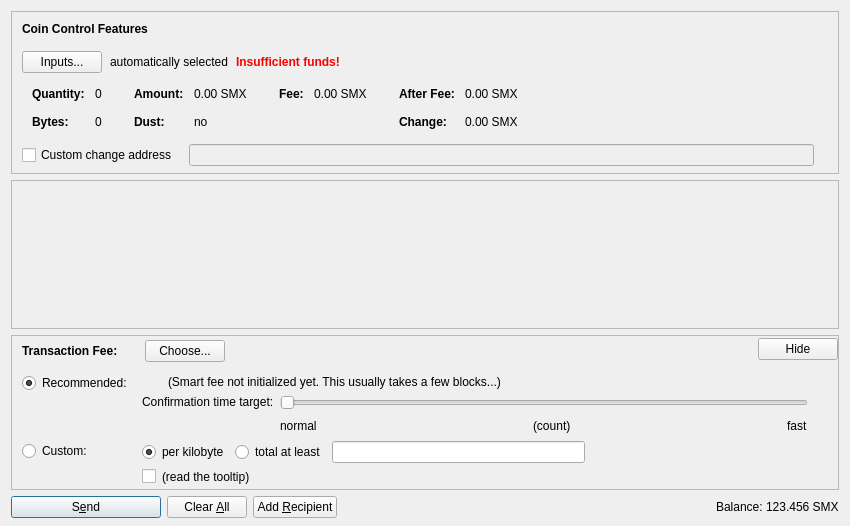
<?xml version="1.0" encoding="UTF-8"?>
<ui version="4.0">
 <class>SendCoinsDialog</class>
 <widget class="QDialog" name="SendCoinsDialog">
  <property name="geometry">
   <rect>
    <x>0</x>
    <y>0</y>
    <width>850</width>
    <height>526</height>
   </rect>
  </property>
  <property name="windowTitle">
   <string>Send Coins</string>
  </property>
  <layout class="QVBoxLayout" name="verticalLayout" stretch="0,1,0,0">
   <property name="bottomMargin">
    <number>8</number>
   </property>
   <item>
    <widget class="QFrame" name="frameCoinControl">
     <property name="sizePolicy">
      <sizepolicy hsizetype="Expanding" vsizetype="Expanding">
       <horstretch>0</horstretch>
       <verstretch>0</verstretch>
      </sizepolicy>
     </property>
     <property name="maximumSize">
      <size>
       <width>16777215</width>
       <height>16777215</height>
      </size>
     </property>
     <property name="frameShape">
      <enum>QFrame::StyledPanel</enum>
     </property>
     <property name="frameShadow">
      <enum>QFrame::Sunken</enum>
     </property>
     <layout class="QVBoxLayout" name="verticalLayoutCoinControl2">
      <property name="spacing">
       <number>0</number>
      </property>
      <property name="leftMargin">
       <number>0</number>
      </property>
      <property name="topMargin">
       <number>0</number>
      </property>
      <property name="rightMargin">
       <number>0</number>
      </property>
      <property name="bottomMargin">
       <number>6</number>
      </property>
      <item>
       <layout class="QVBoxLayout" name="verticalLayoutCoinControl" stretch="0,0,0,0,1">
        <property name="spacing">
         <number>0</number>
        </property>
        <property name="leftMargin">
         <number>10</number>
        </property>
        <property name="topMargin">
         <number>10</number>
        </property>
        <item>
         <layout class="QHBoxLayout" name="horizontalLayoutCoinControl1">
          <property name="bottomMargin">
           <number>15</number>
          </property>
          <item>
           <widget class="QLabel" name="labelCoinControlFeatures">
            <property name="sizePolicy">
             <sizepolicy hsizetype="Preferred" vsizetype="Maximum">
              <horstretch>0</horstretch>
              <verstretch>0</verstretch>
             </sizepolicy>
            </property>
            <property name="font">
             <font>
              <weight>75</weight>
              <bold>true</bold>
             </font>
            </property>
            <property name="styleSheet">
             <string notr="true">font-weight:bold;</string>
            </property>
            <property name="text">
             <string>Coin Control Features</string>
            </property>
           </widget>
          </item>
         </layout>
        </item>
        <item>
         <layout class="QHBoxLayout" name="horizontalLayoutCoinControl2" stretch="0,0,0,0">
          <property name="spacing">
           <number>8</number>
          </property>
          <property name="bottomMargin">
           <number>10</number>
          </property>
          <item>
           <widget class="QPushButton" name="pushButtonCoinControl">
            <property name="styleSheet">
             <string notr="true"/>
            </property>
            <property name="text">
             <string>Inputs...</string>
            </property>
            <property name="autoDefault">
             <bool>false</bool>
            </property>
           </widget>
          </item>
          <item>
           <widget class="QLabel" name="labelCoinControlAutomaticallySelected">
            <property name="text">
             <string>automatically selected</string>
            </property>
            <property name="margin">
             <number>5</number>
            </property>
           </widget>
          </item>
          <item>
           <widget class="QLabel" name="labelCoinControlInsuffFunds">
            <property name="font">
             <font>
              <weight>75</weight>
              <bold>true</bold>
             </font>
            </property>
            <property name="styleSheet">
             <string notr="true">color:red;font-weight:bold;</string>
            </property>
            <property name="text">
             <string>Insufficient funds!</string>
            </property>
            <property name="margin">
             <number>5</number>
            </property>
           </widget>
          </item>
          <item>
           <spacer name="horizontalSpacerCoinControl">
            <property name="orientation">
             <enum>Qt::Horizontal</enum>
            </property>
            <property name="sizeHint" stdset="0">
             <size>
              <width>40</width>
              <height>1</height>
             </size>
            </property>
           </spacer>
          </item>
         </layout>
        </item>
        <item>
         <widget class="QWidget" name="widgetCoinControl" native="true">
          <property name="sizePolicy">
           <sizepolicy hsizetype="Preferred" vsizetype="Preferred">
            <horstretch>0</horstretch>
            <verstretch>0</verstretch>
           </sizepolicy>
          </property>
          <property name="minimumSize">
           <size>
            <width>0</width>
            <height>0</height>
           </size>
          </property>
          <property name="styleSheet">
           <string notr="true"/>
          </property>
          <layout class="QHBoxLayout" name="horizontalLayoutCoinControl5">
           <property name="leftMargin">
            <number>0</number>
           </property>
           <property name="topMargin">
            <number>0</number>
           </property>
           <property name="rightMargin">
            <number>0</number>
           </property>
           <property name="bottomMargin">
            <number>0</number>
           </property>
           <item>
            <layout class="QHBoxLayout" name="horizontalLayoutCoinControl3" stretch="0,0,0,1">
             <property name="spacing">
              <number>20</number>
             </property>
             <property name="topMargin">
              <number>0</number>
             </property>
             <property name="bottomMargin">
              <number>10</number>
             </property>
             <item>
              <layout class="QFormLayout" name="formLayoutCoinControl1">
               <property name="horizontalSpacing">
                <number>10</number>
               </property>
               <property name="verticalSpacing">
                <number>14</number>
               </property>
               <property name="leftMargin">
                <number>10</number>
               </property>
               <property name="topMargin">
                <number>4</number>
               </property>
               <property name="rightMargin">
                <number>6</number>
               </property>
               <item row="0" column="0">
                <widget class="QLabel" name="labelCoinControlQuantityText">
                 <property name="font">
                  <font>
                   <weight>75</weight>
                   <bold>true</bold>
                  </font>
                 </property>
                 <property name="text">
                  <string>Quantity:</string>
                 </property>
                 <property name="margin">
                  <number>0</number>
                 </property>
                </widget>
               </item>
               <item row="0" column="1">
                <widget class="QLabel" name="labelCoinControlQuantity">
                 <property name="cursor">
                  <cursorShape>IBeamCursor</cursorShape>
                 </property>
                 <property name="contextMenuPolicy">
                  <enum>Qt::ActionsContextMenu</enum>
                 </property>
                 <property name="text">
                  <string notr="true">0</string>
                 </property>
                 <property name="margin">
                  <number>0</number>
                 </property>
                 <property name="textInteractionFlags">
                  <set>Qt::LinksAccessibleByMouse|Qt::TextSelectableByKeyboard|Qt::TextSelectableByMouse</set>
                 </property>
                </widget>
               </item>
               <item row="1" column="0">
                <widget class="QLabel" name="labelCoinControlBytesText">
                 <property name="font">
                  <font>
                   <weight>75</weight>
                   <bold>true</bold>
                  </font>
                 </property>
                 <property name="text">
                  <string>Bytes:</string>
                 </property>
                </widget>
               </item>
               <item row="1" column="1">
                <widget class="QLabel" name="labelCoinControlBytes">
                 <property name="cursor">
                  <cursorShape>IBeamCursor</cursorShape>
                 </property>
                 <property name="contextMenuPolicy">
                  <enum>Qt::ActionsContextMenu</enum>
                 </property>
                 <property name="text">
                  <string notr="true">0</string>
                 </property>
                 <property name="textInteractionFlags">
                  <set>Qt::LinksAccessibleByMouse|Qt::TextSelectableByKeyboard|Qt::TextSelectableByMouse</set>
                 </property>
                </widget>
               </item>
              </layout>
             </item>
             <item>
              <layout class="QFormLayout" name="formLayoutCoinControl2">
               <property name="horizontalSpacing">
                <number>10</number>
               </property>
               <property name="verticalSpacing">
                <number>14</number>
               </property>
               <property name="leftMargin">
                <number>6</number>
               </property>
               <property name="topMargin">
                <number>4</number>
               </property>
               <property name="rightMargin">
                <number>6</number>
               </property>
               <item row="0" column="0">
                <widget class="QLabel" name="labelCoinControlAmountText">
                 <property name="font">
                  <font>
                   <weight>75</weight>
                   <bold>true</bold>
                  </font>
                 </property>
                 <property name="text">
                  <string>Amount:</string>
                 </property>
                 <property name="margin">
                  <number>0</number>
                 </property>
                </widget>
               </item>
               <item row="0" column="1">
                <widget class="QLabel" name="labelCoinControlAmount">
                 <property name="cursor">
                  <cursorShape>IBeamCursor</cursorShape>
                 </property>
                 <property name="contextMenuPolicy">
                  <enum>Qt::ActionsContextMenu</enum>
                 </property>
                 <property name="text">
                  <string notr="true">0.00 SMX</string>
                 </property>
                 <property name="textInteractionFlags">
                  <set>Qt::LinksAccessibleByMouse|Qt::TextSelectableByKeyboard|Qt::TextSelectableByMouse</set>
                 </property>
                </widget>
               </item>
               <item row="1" column="0">
                <widget class="QLabel" name="labelCoinControlLowOutputText">
                 <property name="font">
                  <font>
                   <weight>75</weight>
                   <bold>true</bold>
                  </font>
                 </property>
                 <property name="text">
                  <string>Dust:</string>
                 </property>
                </widget>
               </item>
               <item row="1" column="1">
                <widget class="QLabel" name="labelCoinControlLowOutput">
                 <property name="cursor">
                  <cursorShape>IBeamCursor</cursorShape>
                 </property>
                 <property name="contextMenuPolicy">
                  <enum>Qt::ActionsContextMenu</enum>
                 </property>
                 <property name="text">
                  <string notr="true">no</string>
                 </property>
                 <property name="textInteractionFlags">
                  <set>Qt::LinksAccessibleByMouse|Qt::TextSelectableByKeyboard|Qt::TextSelectableByMouse</set>
                 </property>
                </widget>
               </item>
              </layout>
             </item>
             <item>
              <layout class="QFormLayout" name="formLayoutCoinControl3">
               <property name="horizontalSpacing">
                <number>10</number>
               </property>
               <property name="verticalSpacing">
                <number>14</number>
               </property>
               <property name="leftMargin">
                <number>6</number>
               </property>
               <property name="topMargin">
                <number>4</number>
               </property>
               <property name="rightMargin">
                <number>6</number>
               </property>
               <item row="0" column="0">
                <widget class="QLabel" name="labelCoinControlFeeText">
                 <property name="font">
                  <font>
                   <weight>75</weight>
                   <bold>true</bold>
                  </font>
                 </property>
                 <property name="text">
                  <string>Fee:</string>
                 </property>
                 <property name="margin">
                  <number>0</number>
                 </property>
                </widget>
               </item>
               <item row="0" column="1">
                <widget class="QLabel" name="labelCoinControlFee">
                 <property name="cursor">
                  <cursorShape>IBeamCursor</cursorShape>
                 </property>
                 <property name="contextMenuPolicy">
                  <enum>Qt::ActionsContextMenu</enum>
                 </property>
                 <property name="text">
                  <string notr="true">0.00 SMX</string>
                 </property>
                 <property name="textInteractionFlags">
                  <set>Qt::LinksAccessibleByMouse|Qt::TextSelectableByKeyboard|Qt::TextSelectableByMouse</set>
                 </property>
                </widget>
               </item>
              </layout>
             </item>
             <item>
              <layout class="QFormLayout" name="formLayoutCoinControl4">
               <property name="horizontalSpacing">
                <number>10</number>
               </property>
               <property name="verticalSpacing">
                <number>14</number>
               </property>
               <property name="leftMargin">
                <number>6</number>
               </property>
               <property name="topMargin">
                <number>4</number>
               </property>
               <property name="rightMargin">
                <number>6</number>
               </property>
               <item row="0" column="0">
                <widget class="QLabel" name="labelCoinControlAfterFeeText">
                 <property name="font">
                  <font>
                   <weight>75</weight>
                   <bold>true</bold>
                  </font>
                 </property>
                 <property name="text">
                  <string>After Fee:</string>
                 </property>
                 <property name="margin">
                  <number>0</number>
                 </property>
                </widget>
               </item>
               <item row="0" column="1">
                <widget class="QLabel" name="labelCoinControlAfterFee">
                 <property name="cursor">
                  <cursorShape>IBeamCursor</cursorShape>
                 </property>
                 <property name="contextMenuPolicy">
                  <enum>Qt::ActionsContextMenu</enum>
                 </property>
                 <property name="text">
                  <string notr="true">0.00 SMX</string>
                 </property>
                 <property name="textInteractionFlags">
                  <set>Qt::LinksAccessibleByMouse|Qt::TextSelectableByKeyboard|Qt::TextSelectableByMouse</set>
                 </property>
                </widget>
               </item>
               <item row="1" column="0">
                <widget class="QLabel" name="labelCoinControlChangeText">
                 <property name="font">
                  <font>
                   <weight>75</weight>
                   <bold>true</bold>
                  </font>
                 </property>
                 <property name="text">
                  <string>Change:</string>
                 </property>
                </widget>
               </item>
               <item row="1" column="1">
                <widget class="QLabel" name="labelCoinControlChange">
                 <property name="cursor">
                  <cursorShape>IBeamCursor</cursorShape>
                 </property>
                 <property name="contextMenuPolicy">
                  <enum>Qt::ActionsContextMenu</enum>
                 </property>
                 <property name="text">
                  <string notr="true">0.00 SMX</string>
                 </property>
                 <property name="textInteractionFlags">
                  <set>Qt::LinksAccessibleByMouse|Qt::TextSelectableByKeyboard|Qt::TextSelectableByMouse</set>
                 </property>
                </widget>
               </item>
              </layout>
             </item>
            </layout>
           </item>
          </layout>
         </widget>
        </item>
        <item>
         <layout class="QHBoxLayout" name="horizontalLayoutCoinControl4" stretch="0,0,0">
          <property name="spacing">
           <number>12</number>
          </property>
          <property name="sizeConstraint">
           <enum>QLayout::SetDefaultConstraint</enum>
          </property>
          <property name="topMargin">
           <number>5</number>
          </property>
          <property name="rightMargin">
           <number>5</number>
          </property>
          <item>
           <widget class="QCheckBox" name="checkBoxCoinControlChange">
            <property name="toolTip">
             <string>If this is activated, but the change address is empty or invalid, change will be sent to a newly generated address.</string>
            </property>
            <property name="text">
             <string>Custom change address</string>
            </property>
           </widget>
          </item>
          <item>
           <widget class="QValidatedLineEdit" name="lineEditCoinControlChange">
            <property name="enabled">
             <bool>false</bool>
            </property>
            <property name="sizePolicy">
             <sizepolicy hsizetype="Expanding" vsizetype="Fixed">
              <horstretch>0</horstretch>
              <verstretch>0</verstretch>
             </sizepolicy>
            </property>
           </widget>
          </item>
          <item>
           <widget class="QLabel" name="labelCoinControlChangeLabel">
            <property name="sizePolicy">
             <sizepolicy hsizetype="Preferred" vsizetype="Expanding">
              <horstretch>0</horstretch>
              <verstretch>0</verstretch>
             </sizepolicy>
            </property>
            <property name="minimumSize">
             <size>
              <width>0</width>
              <height>0</height>
             </size>
            </property>
            <property name="text">
             <string/>
            </property>
            <property name="margin">
             <number>3</number>
            </property>
           </widget>
          </item>
         </layout>
        </item>
        <item>
         <spacer name="verticalSpacerCoinControl">
          <property name="orientation">
           <enum>Qt::Vertical</enum>
          </property>
          <property name="sizeHint" stdset="0">
           <size>
            <width>800</width>
            <height>1</height>
           </size>
          </property>
         </spacer>
        </item>
       </layout>
      </item>
     </layout>
    </widget>
   </item>
   <item>
    <widget class="QScrollArea" name="scrollArea">
     <property name="widgetResizable">
      <bool>true</bool>
     </property>
     <widget class="QWidget" name="scrollAreaWidgetContents">
      <property name="geometry">
       <rect>
        <x>0</x>
        <y>0</y>
        <width>830</width>
        <height>104</height>
       </rect>
      </property>
      <layout class="QVBoxLayout" name="verticalLayout_2" stretch="0,1">
       <property name="leftMargin">
        <number>0</number>
       </property>
       <property name="topMargin">
        <number>0</number>
       </property>
       <property name="rightMargin">
        <number>0</number>
       </property>
       <property name="bottomMargin">
        <number>0</number>
       </property>
       <item>
        <layout class="QVBoxLayout" name="entries">
         <property name="spacing">
          <number>6</number>
         </property>
        </layout>
       </item>
       <item>
        <spacer name="verticalSpacer">
         <property name="orientation">
          <enum>Qt::Vertical</enum>
         </property>
         <property name="sizeHint" stdset="0">
          <size>
           <width>20</width>
           <height>40</height>
          </size>
         </property>
        </spacer>
       </item>
      </layout>
     </widget>
    </widget>
   </item>
   <item>
    <widget class="QFrame" name="frameFee">
     <property name="sizePolicy">
      <sizepolicy hsizetype="Expanding" vsizetype="Expanding">
       <horstretch>0</horstretch>
       <verstretch>0</verstretch>
      </sizepolicy>
     </property>
     <property name="maximumSize">
      <size>
       <width>16777215</width>
       <height>16777215</height>
      </size>
     </property>
     <property name="frameShape">
      <enum>QFrame::StyledPanel</enum>
     </property>
     <property name="frameShadow">
      <enum>QFrame::Sunken</enum>
     </property>
     <layout class="QVBoxLayout" name="verticalLayoutFee1">
      <property name="spacing">
       <number>0</number>
      </property>
      <property name="leftMargin">
       <number>0</number>
      </property>
      <property name="topMargin">
       <number>0</number>
      </property>
      <property name="rightMargin">
       <number>0</number>
      </property>
      <property name="bottomMargin">
       <number>0</number>
      </property>
      <item>
       <layout class="QVBoxLayout" name="verticalLayoutFee2" stretch="0,0,0">
        <property name="spacing">
         <number>0</number>
        </property>
        <property name="leftMargin">
         <number>10</number>
        </property>
        <property name="topMargin">
         <number>0</number>
        </property>
        <item>
         <layout class="QHBoxLayout" name="horizontalLayoutFee1">
          <property name="bottomMargin">
           <number>0</number>
          </property>
          <item>
           <layout class="QVBoxLayout" name="verticalLayoutFee7">
            <property name="spacing">
             <number>0</number>
            </property>
            <item>
             <spacer name="verticalSpacerSmartFee">
              <property name="orientation">
               <enum>Qt::Vertical</enum>
              </property>
              <property name="sizeType">
               <enum>QSizePolicy::Fixed</enum>
              </property>
              <property name="sizeHint" stdset="0">
               <size>
                <width>1</width>
                <height>4</height>
               </size>
              </property>
             </spacer>
            </item>
            <item>
             <layout class="QHBoxLayout" name="horizontalLayoutSmartFee">
              <property name="spacing">
               <number>10</number>
              </property>
              <item>
               <widget class="QLabel" name="labelFeeHeadline">
                <property name="sizePolicy">
                 <sizepolicy hsizetype="Preferred" vsizetype="Maximum">
                  <horstretch>0</horstretch>
                  <verstretch>0</verstretch>
                 </sizepolicy>
                </property>
                <property name="font">
                 <font>
                  <weight>75</weight>
                  <bold>true</bold>
                 </font>
                </property>
                <property name="styleSheet">
                 <string notr="true">font-weight:bold;</string>
                </property>
                <property name="text">
                 <string>Transaction Fee:</string>
                </property>
               </widget>
              </item>
              <item>
               <widget class="QLabel" name="labelFeeMinimized">
                <property name="text">
                 <string/>
                </property>
               </widget>
              </item>
              <item>
               <widget class="QPushButton" name="buttonChooseFee">
                <property name="text">
                 <string>Choose...</string>
                </property>
               </widget>
              </item>
             </layout>
            </item>
            <item>
             <spacer name="verticalSpacer_5">
              <property name="orientation">
               <enum>Qt::Vertical</enum>
              </property>
              <property name="sizeHint" stdset="0">
               <size>
                <width>1</width>
                <height>1</height>
               </size>
              </property>
             </spacer>
            </item>
           </layout>
          </item>
          <item>
           <spacer name="horizontalSpacer_4">
            <property name="orientation">
             <enum>Qt::Horizontal</enum>
            </property>
            <property name="sizeHint" stdset="0">
             <size>
              <width>40</width>
              <height>20</height>
             </size>
            </property>
           </spacer>
          </item>
          <item>
           <widget class="QPushButton" name="buttonMinimizeFee">
            <property name="toolTip">
             <string>collapse fee-settings</string>
            </property>
            <property name="text">
             <string>Hide</string>
            </property>
           </widget>
          </item>
         </layout>
        </item>
        <item>
         <widget class="QFrame" name="frameFeeSelection">
          <layout class="QVBoxLayout" name="verticalLayoutFee12">
           <property name="spacing">
            <number>0</number>
           </property>
           <property name="leftMargin">
            <number>0</number>
           </property>
           <property name="topMargin">
            <number>0</number>
           </property>
           <property name="rightMargin">
            <number>0</number>
           </property>
           <property name="bottomMargin">
            <number>0</number>
           </property>
           <item>
            <layout class="QGridLayout" name="gridLayoutFee">
             <property name="topMargin">
              <number>10</number>
             </property>
             <property name="bottomMargin">
              <number>4</number>
             </property>
             <property name="horizontalSpacing">
              <number>10</number>
             </property>
             <property name="verticalSpacing">
              <number>4</number>
             </property>
             <item row="1" column="1">
              <layout class="QVBoxLayout" name="verticalLayoutFee8">
               <property name="spacing">
                <number>6</number>
               </property>
               <item>
                <layout class="QHBoxLayout" name="horizontalLayoutFee13">
                 <item>
                  <widget class="QRadioButton" name="radioCustomPerKilobyte">
                   <property name="toolTip">
                    <string>If the custom fee is set to 1000 satoshis and the transaction is only 250 bytes, then &quot;per kilobyte&quot; only pays 250 satoshis in fee, while &quot;total at least&quot; pays 1000 satoshis. For transactions bigger than a kilobyte both pay by kilobyte.</string>
                   </property>
                   <property name="text">
                    <string>per kilobyte</string>
                   </property>
                   <property name="checked">
                    <bool>true</bool>
                   </property>
                   <attribute name="buttonGroup">
                    <string notr="true">groupCustomFee</string>
                   </attribute>
                  </widget>
                 </item>
                 <item>
                  <widget class="QRadioButton" name="radioCustomAtLeast">
                   <property name="toolTip">
                    <string>If the custom fee is set to 1000 satoshis and the transaction is only 250 bytes, then &quot;per kilobyte&quot; only pays 250 satoshis in fee, while &quot;total at least&quot; pays 1000 satoshis. For transactions bigger than a kilobyte both pay by kilobyte.</string>
                   </property>
                   <property name="text">
                    <string>total at least</string>
                   </property>
                   <attribute name="buttonGroup">
                    <string notr="true">groupCustomFee</string>
                   </attribute>
                  </widget>
                 </item>
                 <item>
                  <widget class="BitcoinAmountField" name="customFee"/>
                 </item>
                 <item>
                  <spacer name="horizontalSpacer_6">
                   <property name="orientation">
                    <enum>Qt::Horizontal</enum>
                   </property>
                   <property name="sizeHint" stdset="0">
                    <size>
                     <width>1</width>
                     <height>1</height>
                    </size>
                   </property>
                  </spacer>
                 </item>
                </layout>
               </item>
               <item>
                <layout class="QHBoxLayout" name="horizontalLayoutFee8">
                 <item>
                  <widget class="QCheckBox" name="checkBoxMinimumFee">
                   <property name="toolTip">
                    <string>Paying only the minimum fee is just fine as long as there is less transaction volume than space in the blocks. But be aware that this can end up in a never confirming transaction once there is more demand for safeminex transactions than the network can process.</string>
                   </property>
                   <property name="text">
                    <string/>
                   </property>
                  </widget>
                 </item>
                 <item>
                  <widget class="QLabel" name="labelMinFeeWarning">
                   <property name="enabled">
                    <bool>true</bool>
                   </property>
                   <property name="toolTip">
                    <string>Paying only the minimum fee is just fine as long as there is less transaction volume than space in the blocks. But be aware that this can end up in a never confirming transaction once there is more demand for safeminex transactions than the network can process.</string>
                   </property>
                   <property name="text">
                    <string>(read the tooltip)</string>
                   </property>
                   <property name="margin">
                    <number>5</number>
                   </property>
                  </widget>
                 </item>
                 <item>
                  <spacer name="horizontalSpacer_2">
                   <property name="orientation">
                    <enum>Qt::Horizontal</enum>
                   </property>
                   <property name="sizeHint" stdset="0">
                    <size>
                     <width>1</width>
                     <height>1</height>
                    </size>
                   </property>
                  </spacer>
                 </item>
                </layout>
               </item>
              </layout>
             </item>
             <item row="0" column="0">
              <layout class="QVBoxLayout" name="verticalLayoutFee4" stretch="0,1">
               <item>
                <widget class="QRadioButton" name="radioSmartFee">
                 <property name="text">
                  <string>Recommended:</string>
                 </property>
                 <property name="checked">
                  <bool>true</bool>
                 </property>
                 <attribute name="buttonGroup">
                  <string notr="true">groupFee</string>
                 </attribute>
                </widget>
               </item>
               <item>
                <spacer name="verticalSpacer_2">
                 <property name="orientation">
                  <enum>Qt::Vertical</enum>
                 </property>
                 <property name="sizeHint" stdset="0">
                  <size>
                   <width>1</width>
                   <height>1</height>
                  </size>
                 </property>
                </spacer>
               </item>
              </layout>
             </item>
             <item row="1" column="0">
              <layout class="QVBoxLayout" name="verticalLayoutFee9" stretch="0,1">
               <item>
                <widget class="QRadioButton" name="radioCustomFee">
                 <property name="text">
                  <string>Custom:</string>
                 </property>
                 <attribute name="buttonGroup">
                  <string notr="true">groupFee</string>
                 </attribute>
                </widget>
               </item>
               <item>
                <spacer name="verticalSpacer_6">
                 <property name="orientation">
                  <enum>Qt::Vertical</enum>
                 </property>
                 <property name="sizeHint" stdset="0">
                  <size>
                   <width>1</width>
                   <height>1</height>
                  </size>
                 </property>
                </spacer>
               </item>
              </layout>
             </item>
             <item row="0" column="1">
              <layout class="QVBoxLayout" name="verticalLayoutFee3" stretch="0,0,1">
               <property name="spacing">
                <number>6</number>
               </property>
               <property name="topMargin">
                <number>2</number>
               </property>
               <item>
                <layout class="QHBoxLayout" name="horizontalLayoutFee12">
                 <item>
                  <widget class="QLabel" name="labelSmartFee">
                   <property name="text">
                    <string/>
                   </property>
                   <property name="margin">
                    <number>2</number>
                   </property>
                  </widget>
                 </item>
                 <item>
                  <widget class="QLabel" name="labelFeeEstimation">
                   <property name="text">
                    <string/>
                   </property>
                  </widget>
                 </item>
                 <item>
                  <widget class="QLabel" name="labelSmartFee2">
                   <property name="text">
                    <string>(Smart fee not initialized yet. This usually takes a few blocks...)</string>
                   </property>
                   <property name="margin">
                    <number>2</number>
                   </property>
                  </widget>
                 </item>
                 <item>
                  <spacer name="horizontalSpacer_5">
                   <property name="orientation">
                    <enum>Qt::Horizontal</enum>
                   </property>
                   <property name="sizeHint" stdset="0">
                    <size>
                     <width>1</width>
                     <height>1</height>
                    </size>
                   </property>
                  </spacer>
                 </item>
                </layout>
               </item>
               <item>
                <layout class="QHBoxLayout" name="horizontalLayoutFee9">
                 <item>
                  <layout class="QVBoxLayout" name="verticalLayoutFee6">
                   <item>
                    <widget class="QLabel" name="labelSmartFee3">
                     <property name="text">
                      <string>Confirmation time target:</string>
                     </property>
                     <property name="margin">
                      <number>2</number>
                     </property>
                    </widget>
                   </item>
                   <item>
                    <spacer name="verticalSpacer_3">
                     <property name="orientation">
                      <enum>Qt::Vertical</enum>
                     </property>
                     <property name="sizeHint" stdset="0">
                      <size>
                       <width>1</width>
                       <height>1</height>
                      </size>
                     </property>
                    </spacer>
                   </item>
                  </layout>
                 </item>
                 <item>
                  <layout class="QVBoxLayout" name="verticalLayoutFee5">
                   <property name="rightMargin">
                    <number>30</number>
                   </property>
                   <item>
                    <widget class="QSlider" name="sliderSmartFee">
                     <property name="minimum">
                      <number>0</number>
                     </property>
                     <property name="maximum">
                      <number>23</number>
                     </property>
                     <property name="pageStep">
                      <number>1</number>
                     </property>
                     <property name="value">
                      <number>0</number>
                     </property>
                     <property name="orientation">
                      <enum>Qt::Horizontal</enum>
                     </property>
                     <property name="invertedAppearance">
                      <bool>false</bool>
                     </property>
                     <property name="invertedControls">
                      <bool>false</bool>
                     </property>
                     <property name="tickPosition">
                      <enum>QSlider::NoTicks</enum>
                     </property>
                    </widget>
                   </item>
                   <item>
                    <layout class="QHBoxLayout" name="horizontalLayoutFee10">
                     <item>
                      <widget class="QLabel" name="labelSmartFeeNormal">
                       <property name="text">
                        <string>normal</string>
                       </property>
                      </widget>
                     </item>
                     <item>
                      <spacer name="horizontalSpacer_7">
                       <property name="orientation">
                        <enum>Qt::Horizontal</enum>
                       </property>
                       <property name="sizeHint" stdset="0">
                        <size>
                         <width>40</width>
                         <height>20</height>
                        </size>
                       </property>
                      </spacer>
                     </item>
                     <item>
                      <widget class="QLabel" name="confirmationTargetLabel">
                       <property name="text">
                        <string notr="true">(count)</string>
                       </property>
                      </widget>
                     </item>
                     <item>
                      <spacer name="horizontalSpacer_3">
                       <property name="orientation">
                        <enum>Qt::Horizontal</enum>
                       </property>
                       <property name="sizeHint" stdset="0">
                        <size>
                         <width>40</width>
                         <height>20</height>
                        </size>
                       </property>
                      </spacer>
                     </item>
                     <item>
                      <widget class="QLabel" name="labelSmartFeeFast">
                       <property name="text">
                        <string>fast</string>
                       </property>
                      </widget>
                     </item>
                    </layout>
                   </item>
                  </layout>
                 </item>
                </layout>
               </item>
               <item>
                <spacer name="verticalSpacer_4">
                 <property name="orientation">
                  <enum>Qt::Vertical</enum>
                 </property>
                 <property name="sizeHint" stdset="0">
                  <size>
                   <width>1</width>
                   <height>1</height>
                  </size>
                 </property>
                </spacer>
               </item>
              </layout>
             </item>
            </layout>
           </item>
          </layout>
         </widget>
        </item>
        <item>
         <spacer name="verticalSpacerFee">
          <property name="orientation">
           <enum>Qt::Vertical</enum>
          </property>
          <property name="sizeHint" stdset="0">
           <size>
            <width>800</width>
            <height>1</height>
           </size>
          </property>
         </spacer>
        </item>
       </layout>
      </item>
     </layout>
    </widget>
   </item>
   <item>
    <layout class="QHBoxLayout" name="horizontalLayout">
     <item>
      <widget class="QPushButton" name="sendButton">
       <property name="minimumSize">
        <size>
         <width>150</width>
         <height>0</height>
        </size>
       </property>
       <property name="toolTip">
        <string>Confirm the send action</string>
       </property>
       <property name="text">
        <string>S&amp;end</string>
       </property>
       <property name="icon">
        <iconset resource="../bitcoin.qrc">
         <normaloff>:/icons/send</normaloff>:/icons/send</iconset>
       </property>
       <property name="autoDefault">
        <bool>false</bool>
       </property>
       <property name="default">
        <bool>true</bool>
       </property>
      </widget>
     </item>
     <item>
      <widget class="QPushButton" name="clearButton">
       <property name="sizePolicy">
        <sizepolicy hsizetype="Minimum" vsizetype="Fixed">
         <horstretch>0</horstretch>
         <verstretch>0</verstretch>
        </sizepolicy>
       </property>
       <property name="toolTip">
        <string>Clear all fields of the form.</string>
       </property>
       <property name="text">
        <string>Clear &amp;All</string>
       </property>
       <property name="icon">
        <iconset resource="../bitcoin.qrc">
         <normaloff>:/icons/remove</normaloff>:/icons/remove</iconset>
       </property>
       <property name="autoDefault">
        <bool>false</bool>
       </property>
      </widget>
     </item>
     <item>
      <widget class="QPushButton" name="addButton">
       <property name="toolTip">
        <string>Send to multiple recipients at once</string>
       </property>
       <property name="text">
        <string>Add &amp;Recipient</string>
       </property>
       <property name="icon">
        <iconset resource="../bitcoin.qrc">
         <normaloff>:/icons/add</normaloff>:/icons/add</iconset>
       </property>
       <property name="autoDefault">
        <bool>false</bool>
       </property>
      </widget>
     </item>
     <item>
      <spacer name="horizontalSpacer">
       <property name="orientation">
        <enum>Qt::Horizontal</enum>
       </property>
       <property name="sizeHint" stdset="0">
        <size>
         <width>40</width>
         <height>20</height>
        </size>
       </property>
      </spacer>
     </item>
     <item>
      <layout class="QHBoxLayout" name="horizontalLayout_2">
       <property name="spacing">
        <number>3</number>
       </property>
       <item>
        <widget class="QLabel" name="label">
         <property name="sizePolicy">
          <sizepolicy hsizetype="Preferred" vsizetype="Fixed">
           <horstretch>0</horstretch>
           <verstretch>0</verstretch>
          </sizepolicy>
         </property>
         <property name="text">
          <string>Balance:</string>
         </property>
        </widget>
       </item>
       <item>
        <widget class="QLabel" name="labelBalance">
         <property name="sizePolicy">
          <sizepolicy hsizetype="Preferred" vsizetype="Fixed">
           <horstretch>0</horstretch>
           <verstretch>0</verstretch>
          </sizepolicy>
         </property>
         <property name="cursor">
          <cursorShape>IBeamCursor</cursorShape>
         </property>
         <property name="text">
          <string notr="true">123.456 SMX</string>
         </property>
         <property name="textInteractionFlags">
          <set>Qt::LinksAccessibleByMouse|Qt::TextSelectableByKeyboard|Qt::TextSelectableByMouse</set>
         </property>
        </widget>
       </item>
      </layout>
     </item>
    </layout>
   </item>
  </layout>
 </widget>
 <customwidgets>
  <customwidget>
   <class>QValidatedLineEdit</class>
   <extends>QLineEdit</extends>
   <header>qvalidatedlineedit.h</header>
  </customwidget>
  <customwidget>
   <class>BitcoinAmountField</class>
   <extends>QLineEdit</extends>
   <header>bitcoinamountfield.h</header>
   <container>1</container>
  </customwidget>
 </customwidgets>
 <resources>
  <include location="../bitcoin.qrc"/>
 </resources>
 <connections/>
 <buttongroups>
  <buttongroup name="groupFee"/>
  <buttongroup name="groupCustomFee"/>
 </buttongroups>
</ui>
